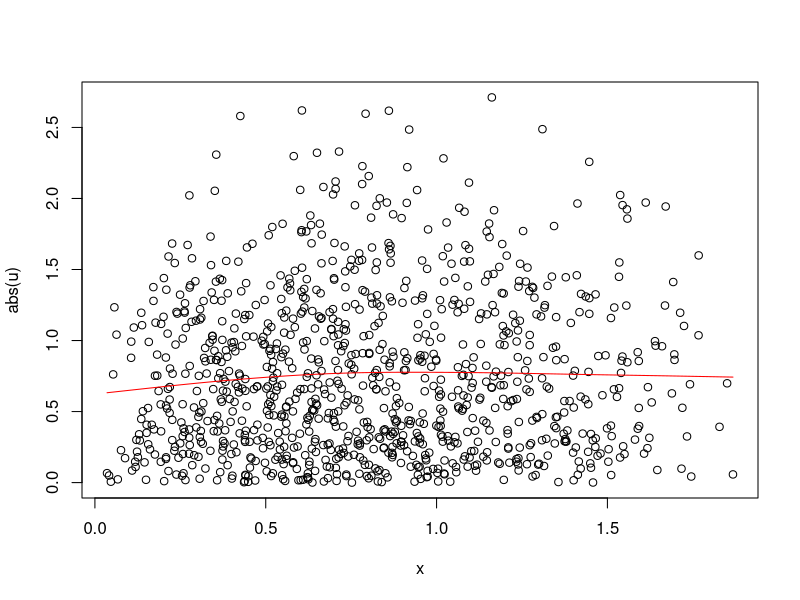

R code for this plot: (Note: this script raises an error after producing the figure.)
x = sort(2*rbeta(1000,2,3)); u = rnorm(1000,mean=0,sd=1-0.2*abs(x-1));
plot(x,abs(u));

fit = smooth.spline(abs(u)~x,penalty=1.2);
points(fit$x,fit$y,type="l",col="red"); 
sd(fit$y)/mean(fit$y);
rsq.smooth.spline(x,abs(u)); 


